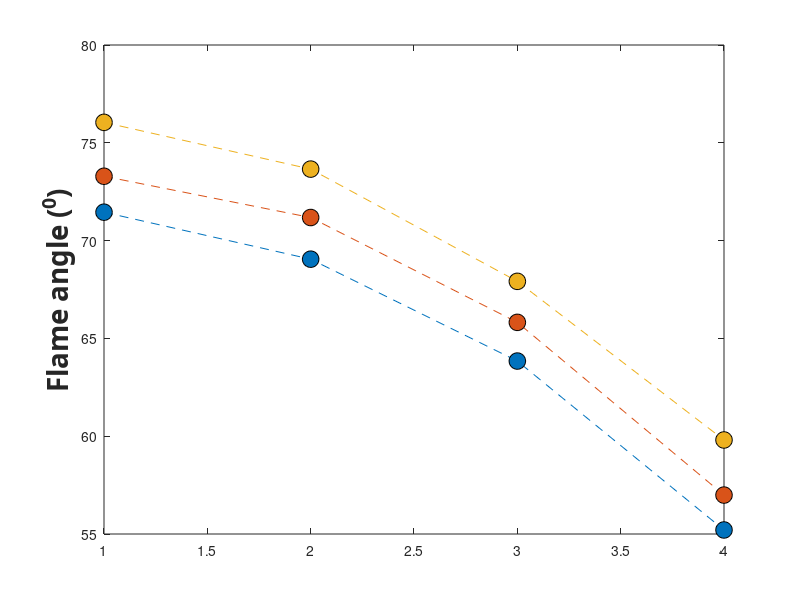

The MATLAB source for this figure: (Note: this script raises an error after producing the figure.)
clear;
close all;
%AS3959 flame angle all FDIs BALs

FDI100 =[71.452	69.05	63.842	55.206	];
FDI80 = [73.289	71.18	65.82	56.99	];
FDI50 = [76.045	73.655	67.917	59.807	];


plot([FDI100],'o--','MarkerSize',12,'MarkerEdgeColor','black','MarkerFaceColor',[0, 0.4470, 0.7410]);
hold on
plot([FDI80],'o--','MarkerSize',12,'MarkerEdgeColor','black','MarkerFaceColor',[0.8500, 0.3250, 0.0980]);
plot([FDI50],'o--','MarkerSize',12,'MarkerEdgeColor','black','MarkerFaceColor',[0.9290, 0.6940, 0.1250]);



ylabel('Flame angle (^{0})','FontWeight','bold','FontSize',20,...
    'FontName','Calibri');





ax = gca;
ax.XTickLabels = {'12.5','19','29','40'};
grid on;


box on
xtickangle(45)
xlabel('BAL','FontWeight','bold','FontSize',20,...
    'FontName','Calibri');

set(gca,'fontsize',18);

legend('FDI 100','FDI 80','FDI 50')
